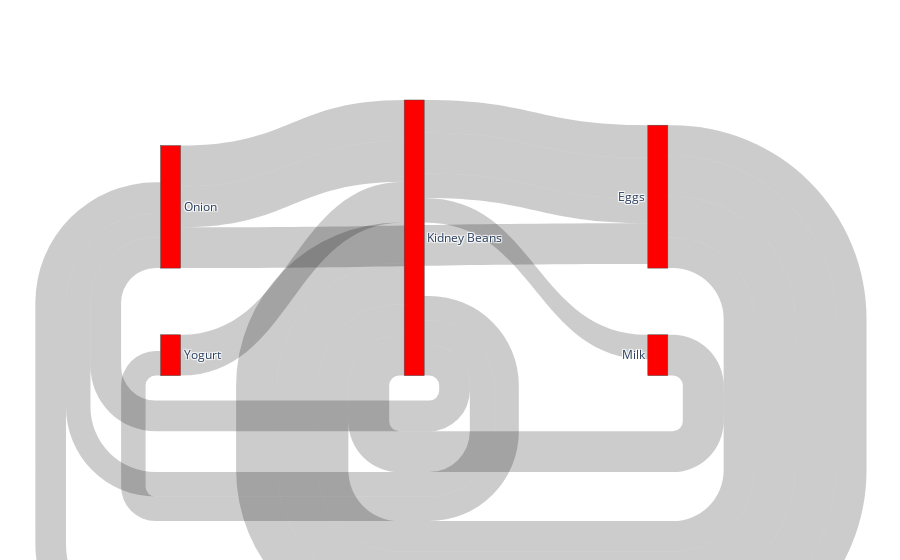

Notebook code cell kept with this figure:
### Markdown cell above
Improve the previous figure to assign the product name (e.g., milk) instead of their index.

### Code cell
# Here tour code
fig = go.Figure(data=[go.Sankey(
    node = dict(
      label = allnodes,  # Use product names instead of indices
      color = "red"
    ),
    link = dict(
      source = source_indices,
      target = target_indices,
      value = conf_values
  ))])

fig.show()

### Figure 1 — Plotly figure (JSON) as saved in the notebook; plotly's stock layout.template omitted (floating-point values rounded to 4 significant figures)
{"data": [{"link": {"source": [2, 3, 3, 0, 2, 4, 2, 0, 2, 1, 2, 2, 3, 2, 3, 0], "target": [3, 2, 0, 3, 4, 2, 0, 2, 1, 2, 0, 3, 2, 3, 2, 2], "value": [0.8, 1, 0.75, 1, 0.6, 1, 0.6, 1, 0.6, 1, 0.75, 1, 1, 0.6, 0.75, 1]}, "node": {"color": "red", "label": ["Onion", "Yogurt", "Kidney Beans", "Eggs", "Milk"]}, "type": "sankey"}], "layout": {}}
